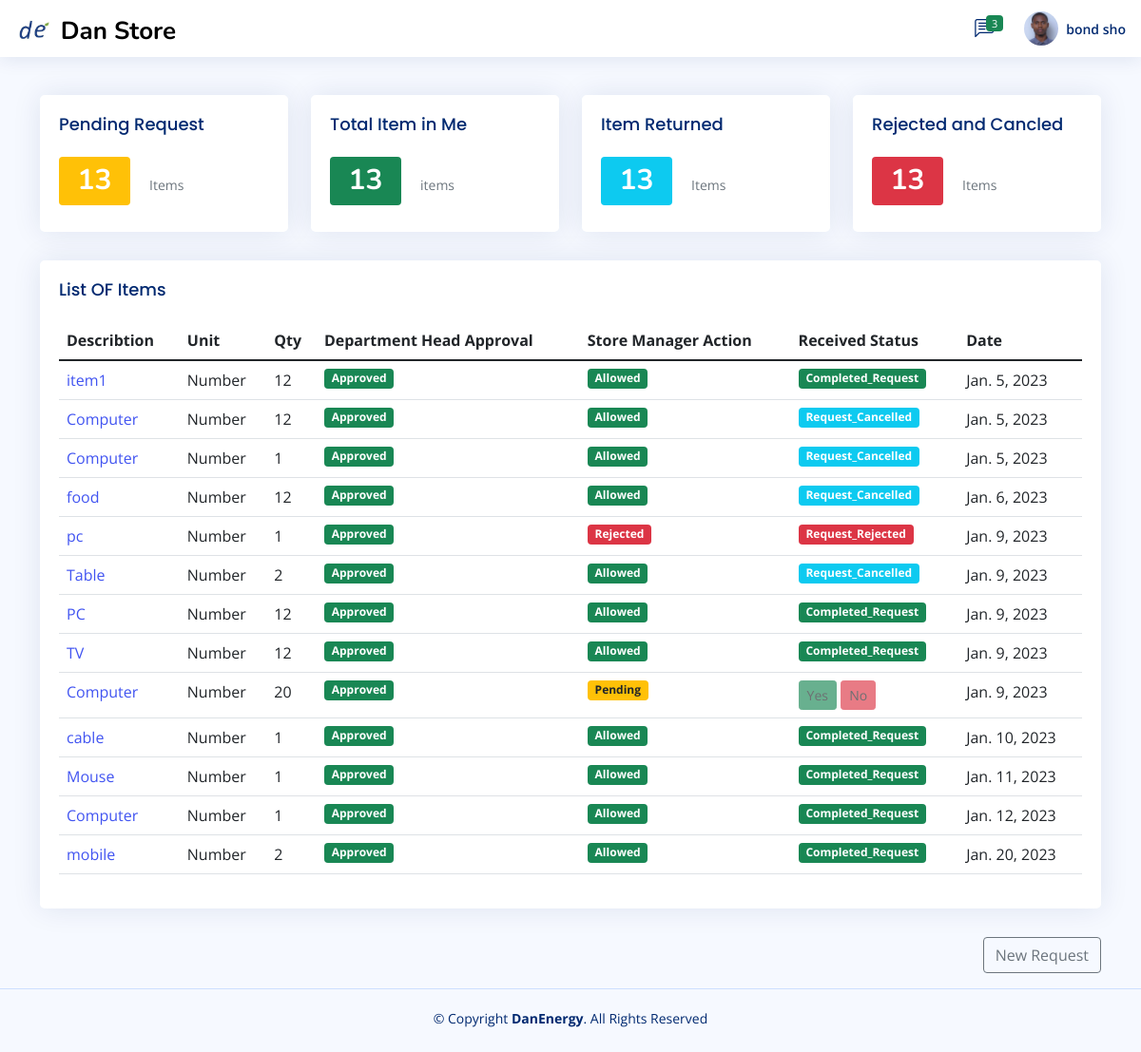
/Employer/ (signed in), run on an earlier commit of the app's database.
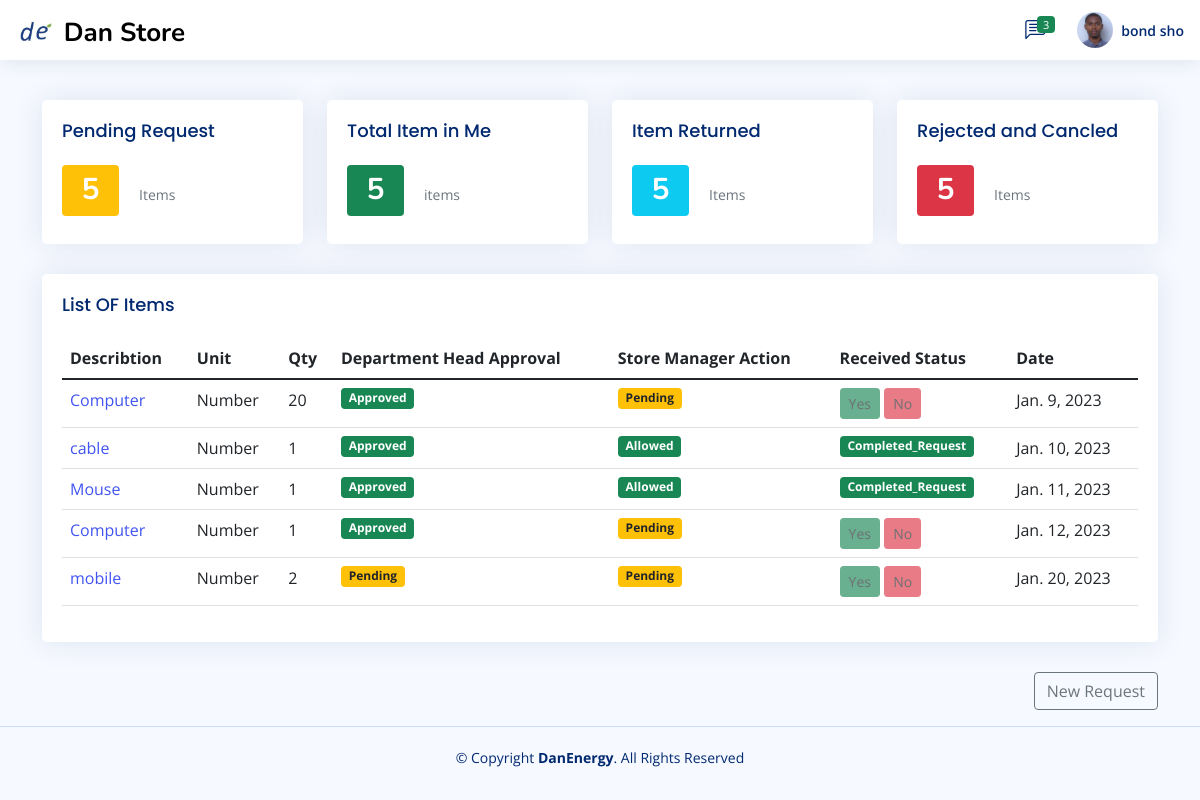
And on a later commit of the database.
### Store_manager/models.py (models this page shows)
class employe_request_form1_permanent(models.Model):
    store_Keeper_action_choice=(
        ('Pending','Pending'),
        ('Allowed','Allowed'),
        ('Reject','Reject'),
        ('Received ','Received'),
    )
    dept_head_action_choice=(
        ('Pending','Pending'),
        ('Approved','Approved'),
        ('Rejected','Rejected'),
    )
    Recival_status=(
        ('Received ','Received'),
        ('Not_Received ','Not_Received'),
        ('Returned','Returned'),
    )
    request_store=models.ForeignKey(allStore,null=True,blank=True,on_delete=models.CASCADE)
    date=models.DateField(auto_now_add=True,null=True)
    dept_head_Action=models.CharField(max_length=200,null=True,choices=dept_head_action_choice,default='Pending')
    Store_Keeper_Action=models.CharField(max_length=200,null=True,choices=store_Keeper_action_choice,default='Pending')
    Recival_status_by_Employer=models.CharField(max_length=200,null=True,choices=Recival_status)
    Request_by=models.CharField(max_length=100,null=True,blank=True)
    Department=models.CharField(max_length=100,null=True,blank=True)
    checkd_by=models.ForeignKey(employ,null=True,blank=True,on_delete=models.CASCADE)
    Description=models.CharField(max_length=100,null=True,blank=True)
    unit=models.CharField(max_length=100,null=True,blank=True)
    req_qty=models.CharField(max_length=100,null=True,blank=True)
    Remark=models.CharField(max_length=100,null=True,blank=True)
    note=models.TextField(max_length=100,null=True,blank=True)

### Employer/views.py (the view)
# urls.py: path('',views.employe_view,name="employe_dashboard"),
def employe_view(request):
    users = User.objects.get(id=request.user.id)
    re_employ=employ.objects.get(user=users)
    admin = re_employ
    Request_by=re_employ.Full_Name
    all_emp_request=employe_request_form1_permanent.objects.filter(Request_by=Request_by)
    context={
        'all_emp_request':all_emp_request,
        'admin':admin,
    }
    return render(request,'employe/index.html',context)

### Templates/employe/index.html (shortened to what the changed rows need)
{% extends 'base.html' %} {% load static %} {% block content %}
{% block profile1 %}
<main style="margin-top: 100px; " class="container">
    <section class="section">
      {% block employer %}
      <div class="row">
        <div class="col-xxl-3 col-xl-3 col-lg-3 col-md-3">
          <a href="{% url 'pending_item' %}">
          <div class="card info-card revenue-card newshadow">
            <div class="card-body">
              <div class="d-flex align-items-center">
                <div
                  class="card-icon rounded-circle d-flex align-items-center justify-content-center"
                >
                <h1><span class="badge bg-warning">{{all_emp_request.count}}</span><h1></h1>
            </div>
              </div>
            </div>
          </div>
        </a>
        </div>
        <div class="col-xxl-3 col-xl-3 col-lg-3 col-md-3">
          <a href="{% url 'total_item_in_me' %}">
          <div class="card info-card revenue-card newshadow">
            <div class="card-body">
              <div class="d-flex align-items-center">
                <div
                  class="card-icon rounded-circle d-flex align-items-center justify-content-center"
                >
                <h1><span class="badge bg-success">{{all_emp_request.count}}</span><h1></h1>
            </div>
              </div>
            </div>
          </div>
        </a>
        </div>
        <div class="col-xxl-3 col-xl-3 col-lg-3 col-md-3">
          <a href="{% url 'Returned_item' %}">
          <div class="card info-card revenue-card newshadow">
            <div class="card-body">
              <div class="d-flex align-items-center">
                <div
                  class="card-icon rounded-circle d-flex align-items-center justify-content-center"
                >
                <h1><span class="badge bg-info">{{all_emp_request.count}}</span><h1></h1>
            </div>
              </div>
            </div>
          </div>
        </a>
        </div>
        <div class="col-xxl-3 col-xl-3 col-lg-3 col-md-3">
          <a href="{% url 'Rejected_Canceld' %}">
          <div class="card info-card revenue-card newshadow">
            <div class="card-body">
              <div class="d-flex align-items-center">
                <div
                  class="card-icon rounded-circle d-flex align-items-center justify-content-center"
                >
                <h1><span class="badge bg-danger">{{all_emp_request.count}}</span><h1></h1>
            </div>
              </div>
            </div>
          </div>
        </a>
        </div>
      </div>
        <div class="row">
            <div class="col-lg-12">
            <div class="row">
              {% block table %}
              <div class="col-lg-12">
                <div class="card recent-sales overflow-auto">
                  <div class="card-body">
                    <table class="table datatable">
                      <thead>
                        <tr>
                          <th scope="col">Describtion</th>
                          <th scope="col">Unit</th>
                          <th scope="col">Qty</th>
                          <th scope="col">Department Head Approval</th>
                          <th scope="col">Store Manager Action</th>
                          <th scope="col">Received Status</th>
                          <th scope="col">Date</th>
                        </tr>
                      </thead>
                      <tbody>
                        {% for item in all_emp_request %}
                        <tr>
                          <td><a href="{% url 'view_request' item.id %}">{{item.Description}}</a></td>
                          <td>{{item.unit}}</td>
                          <td>{{item.req_qty}}</td>
                          {% if item.dept_head_Action == 'Pending' %}
                          <td><span class="badge bg-warning text-dark">{{item.dept_head_Action}}</span></td>
                          {% elif item.dept_head_Action == 'Approved' %}
                          <td><span class="badge bg-success">{{item.dept_head_Action}}</span></td>
                          {% elif item.dept_head_Action == 'Rejected' %}
                          <td><span class="badge bg-danger">{{item.dept_head_Action}}</span></td>
                          {% endif %}
                          {% if item.Store_Keeper_Action == "Pending" %}
                          <td><span class="badge bg-warning text-dark">{{item.Store_Keeper_Action}}</span></td>
                          {% elif item.Store_Keeper_Action == 'Allowed' %}
                          <td><span class="badge bg-success">{{item.Store_Keeper_Action}}</span></td>
                          {% elif item.Store_Keeper_Action == 'wait' %}
                          <td><span class="badge bg-info">{{item.Store_Keeper_Action}}</span></td>
                          {% elif item.Store_Keeper_Action == 'Reject' %}
                          <td><span class="badge bg-danger">Rejected</span></td>
                          {% endif %}
                          {% if item.Store_Keeper_Action == "Pending" %}
                          <td>
                            <a class="btn btn-sm btn-success text-dark disabled">Yes</a>
                            <a class="btn btn-sm btn-danger text-dark disabled">No</a>
                          </td>
                          {% elif item.Store_Keeper_Action == 'wait' %}
                          <td>
                            <a class="btn btn-sm btn-success text-dark disabled">Yes</a>
                            <a class="btn btn-sm btn-danger text-dark disabled">No</a>
                          </td>
                          {% elif item.Store_Keeper_Action == 'Allowed' %}
                             {% if item.Recival_status_by_Employer == 'Received' %}
                             <td><span class="badge bg-success">Completed_Request</span></td>
                          {% elif item.Recival_status_by_Employer == 'Not_Received' %}
                          <td><span class="badge bg-info">Request_Cancelled</span></td>
                          {% else  %}
                          <td>
                            <a href="{% url 'approved_accept' item.id %}" class="btn btn-sm btn-success text-dark ">Yes</a>
                            <a href="{% url 'cancel_request' item.id %}" class="btn btn-sm btn-danger text-dark ">No</a>
                          </td>
                            {% endif %}
                          {% elif item.Store_Keeper_Action == 'Reject' %}
                          <td>
                            <span class="badge bg-danger">Request_Rejected</span>
                          </td>
                          {% endif %}
                          <td>{{item.date}}</td>
                        </tr>
                       {% endfor %}
                      </tbody>
                    </table>
                  </div>
                </div>
                </div>
                {% endblock table %}
                </div>
                {% endblock %}
         </div>
         </div>
    </section>
  </main>
  {% endblock profile1 %}
{% endblock %}

What changed in the data, as far as the page shows it:
removed employe_request_form1_permanent: Description "item1", unit "Number", req_qty "12", dept_head_Action "Approved", Store_Keeper_Action "Allowed", Recival_status_by_Employer "Completed_Request", date "Jan. 5, 2023"
removed employe_request_form1_permanent: Description "Computer", unit "Number", req_qty "12", dept_head_Action "Approved", Store_Keeper_Action "Allowed", Recival_status_by_Employer "Request_Cancelled", date "Jan. 5, 2023"
removed employe_request_form1_permanent: Description "Computer", unit "Number", req_qty "1", dept_head_Action "Approved", Store_Keeper_Action "Allowed", Recival_status_by_Employer "Request_Cancelled", date "Jan. 5, 2023"
removed employe_request_form1_permanent: Description "food", unit "Number", req_qty "12", dept_head_Action "Approved", Store_Keeper_Action "Allowed", Recival_status_by_Employer "Request_Cancelled", date "Jan. 6, 2023"
removed employe_request_form1_permanent: Description "pc", unit "Number", req_qty "1", dept_head_Action "Approved", Store_Keeper_Action "Rejected", date "Jan. 9, 2023"
removed employe_request_form1_permanent: Description "Table", unit "Number", req_qty "2", dept_head_Action "Approved", Store_Keeper_Action "Allowed", Recival_status_by_Employer "Request_Cancelled", date "Jan. 9, 2023"
removed employe_request_form1_permanent: Description "PC", unit "Number", req_qty "12", dept_head_Action "Approved", Store_Keeper_Action "Allowed", Recival_status_by_Employer "Completed_Request", date "Jan. 9, 2023"
removed employe_request_form1_permanent: Description "TV", unit "Number", req_qty "12", dept_head_Action "Approved", Store_Keeper_Action "Allowed", Recival_status_by_Employer "Completed_Request", date "Jan. 9, 2023"
changed employe_request_form1_permanent "Jan. 12, 2023": Store_Keeper_Action "Allowed" → "Pending"; Store_Keeper_Action "Completed_Request" → "Yes No"
changed employe_request_form1_permanent "mobile": dept_head_Action "Approved" → "Pending"; Store_Keeper_Action "Allowed" → "Pending"; Store_Keeper_Action "Completed_Request" → "Yes No"
Also different on the page:
{{ all_emp_request.count }}: "13" → "5"
